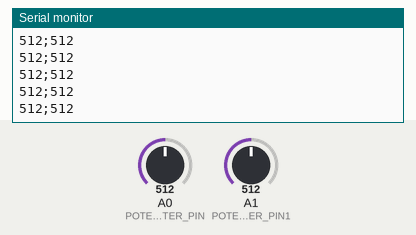
This sketch was run on a simulated Arduino Uno, built with avr-gcc and run on an emulated ATmega328P. Parts: the last lines printed to the serial monitor. The test bench sets the inputs (shaded band); at power-on: A0 (POTENTIOMETER_PIN) = 512, A1 (POTENTIOMETER_PIN1) = 512.

Above: at 1.2 s.
1.3 s: A0 (POTENTIOMETER_PIN) set to 984
At 1.9 s:
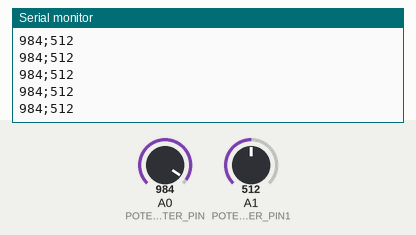
2.8 s: A0 (POTENTIOMETER_PIN) set to 1013
At 3.9 s:
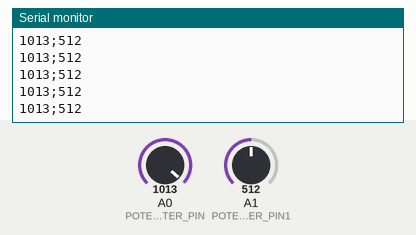
Timing chart, 0 to 5.8 s (numbered marks = the images above; inputs shaded):
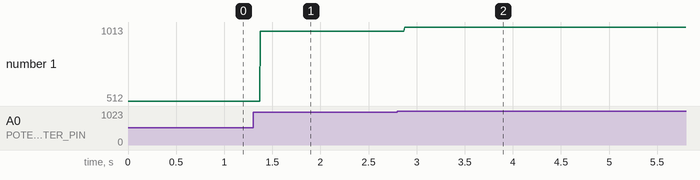

The sketch:

2paddle_sketch.ino
```cpp
// Dichiarazione della costante per la porta seriale
const int SERIAL_RATE = 9600;

// Dichiarazione del pin del potenziometro
const int POTENTIOMETER_PIN = A0;
const int POTENTIOMETER_PIN1 = A1;

// Variabile per memorizzare il valore del potenziometro
int potValue = 0;
int potValue1 = 0;

void setup() {
  // Inizializzazione della comunicazione seriale
  Serial.begin(SERIAL_RATE);
}

void loop() {
  // Leggi il valore del potenziometro
  potValue = analogRead(POTENTIOMETER_PIN);
  potValue1 = analogRead(POTENTIOMETER_PIN1);

  // Invia il valore del potenziometro a Unity attraverso la comunicazione seriale
  Serial.print(potValue);
  Serial.print(";");
  Serial.println(potValue1);
  //Serial.flush();
}
```

Measured:
- after the input at 1.3 s, the serial monitor: prints a new line after 0.08 s (image 1)
- after the input at 2.8 s, the serial monitor: prints a new line after 0.07 s (image 2)
- plotted number 1: 512 → 984 after the input at 1.3 s, 984 → 1013 after the input at 2.8 s
